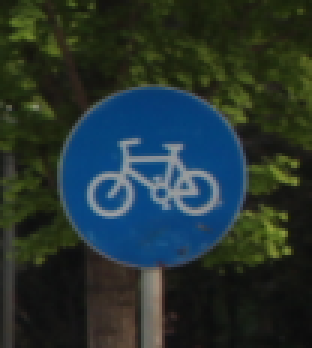
#> input picture data/traffic_Data/DATA/Bicycles crossing/030_0060.png, 104 x 116 px (shown 3 times larger); its folder holds only this picture in this run
$ jupyter execute --allow-errors extraccion_caracteristicas.ipynb
#> lines starting #> are read from the running program, lines starting #| are printed output that depends on the picture
### src/image_classifier.py
import cv2
import json
import numpy as np
import sys
import time
from tqdm import tqdm  # Progress bar
from typing import List, Tuple

from bow import BoW
from dataset import Dataset
from results import Results


class ImageClassifier:
    """Class to classify images using a support vector machine (SVM) against a bag-of-words dictionary.

    Examples:
        1. Training and evaluating the classifier. Optionally, save the model.
            classifier = ImageClassifier(bow)
            classifier.train(training_set)
            classifier.predict(validation_set)
            classifier.save(filename)

        2. Loading a trained classifier to evaluate against a previously unseen test set.
            classifier = ImageClassifier(bow)
            classifier.load(filename)
            classifier.predict(test_set)

    """

    def __init__(self, bow: BoW, matcher_type: str = "FLANN"):
        """Bag-of-words initializer.

        Args:
            bow: Trained BoW object.
            matcher_type: Feature matcher { Brute-Force, FLANN }

        """
        self._labels = dict()
        self._bow = bow
        self._matcher = None
        self._classifier = None

        # Initialize dictionary from the BoW object
        self._initialize_feature_matcher(matcher_type)
        self._dictionary = cv2.BOWImgDescriptorExtractor(
            bow.feature_extractor, self._matcher
        )
        self._dictionary.setVocabulary(bow.vocabulary)

    def train(
        self, training_set: List[str], iterations: int = 100, epsilon: float = 1e-6
    ):
        """Trains a SVM to classify a set of images.

        Args:
            training_set: Paths to the training images.
            iterations: Maximum number of iterations for the SVM.
            epsilon: Stop training if an accuracy of epsilon is reached.

        """
        print("\n\nTRAINING CLASSIFIER")

        # Extract BoW features from the training set
        train_desc = []
        train_labels = []
        i = 0

        print("\nExtracting features...")
        time.sleep(0.1)  # Prevents a race condition between tqdm and print statements.

        for path in tqdm(training_set, unit="image", file=sys.stdout):
            try:
                train_desc.extend(self._extract_bow_features(path))
                label = Dataset.get_label(path)

                # Convert text labels to indices starting from 0
                if label not in self._labels:
                    self._labels[label] = i
                    i += 1

                train_labels.append(self._labels[label])
            except:
                print(f"WARN: Issue Loading one label from {path}")
        # Train the classifier
        time.sleep(0.1)  # Prevents a race condition between tqdm and print statements.
        print("\nTraining SVM...")

        self._classifier = cv2.ml.SVM_create()
        self._classifier.setTermCriteria(
            (cv2.TERM_CRITERIA_MAX_ITER | cv2.TERM_CRITERIA_EPS, iterations, epsilon)
        )
        self._classifier.setType(cv2.ml.SVM_C_SVC)  # C-Support Vector Classification

        # Kernel type
        # - Linear: cv2.ml.SVM_LINEAR
        # - Polynomial: cv2.ml.SVM_POLY
        # - Radial basis function: cv2.ml.SVM_RBF
        # - Sigmoid: cv2.ml.SVM_SIGMOID
        # - Exponential Chi2: cv2.ml.SVM_CHI2
        # - Histogram intersection: cv2.ml.SVM_INTER
        self._classifier.setKernel(cv2.ml.SVM_LINEAR)

        # Train an SVM with optimal parameters
        self._classifier.trainAuto(
            np.array(train_desc, np.float32),
            cv2.ml.ROW_SAMPLE,
            np.array(train_labels, np.int32),
        )

    def predict(
        self, dataset: List[str], dataset_name: str = "", save: bool = True
    ) -> Tuple[float, np.ndarray, List[Tuple[str, str, str]]]:
        """Evaluates a new set of images using the trained classifier.

        Args:
            dataset: Paths to the test images.
            dataset_name: Dataset descriptive name.
            save: Save results to an Excel file.

        Returns:
            Classification accuracy.
            Confusion matrix.
            Detailed per image classification results.

        """
        # Extract features
        test_desc = []
        test_labels = []

        for path in dataset:
            descriptors = self._extract_bow_features(path)

            if descriptors is not None:
                test_desc.extend(descriptors)
                test_labels.append(self._labels.get(Dataset.get_label(path)))

        # Predict categories
        predicted_labels = (
            (self._classifier.predict(np.array(test_desc, np.float32))[1])
            .ravel()
            .tolist()
        )
        predicted_labels = [int(label) for label in predicted_labels]

        # Format results and compute classification statistics
        results = Results(self._labels, dataset_name=dataset_name)
        accuracy, confusion_matrix, classification = results.compute(
            dataset, test_labels, predicted_labels
        )
        results.print(accuracy, confusion_matrix)

        if save:
            results.save(confusion_matrix, classification)

        return accuracy, confusion_matrix, classification

    def load(self, filename: str):
        """Loads a trained SVM model and the corresponding category labels.

        Args:
           filename: Relative path to the file up to the trailing underscore. Do not include the extension either.

        """
        # Load model
        self._classifier = cv2.ml.SVM_load(filename + "_model.xml")

        # Load labels
        with open(filename + "_labels.json") as f:
            self._labels = json.load(f)

    def save(self, filename: str):
        """Saves the model to an .xml file and the category labels to a .json file.

        Args:
           filename: Relative path to the file without the extension.

        """
        # Save model
        self._classifier.save(filename + "_model.xml")

        # Save labels
        with open(filename + "_labels.json", "w", encoding="utf-8") as f:
            json.dump(self._labels, f, ensure_ascii=False, indent=4, sort_keys=True)

    def _initialize_feature_matcher(self, matcher_type: str):
        """Initializes the feature matcher.

        Args:
            matcher_type: Feature matcher { Brute-Force, FLANN }.

        Raises:
            ValueError: If the matcher type is not known.

        """
        if matcher_type == "Brute-Force":
            self._matcher = cv2.BFMatcher(cv2.NORM_L2)
        elif matcher_type == "FLANN":  # Fast Library for Approximate Nearest Neighbors
            index_params = dict(algorithm=0, trees=5)
            search_params = dict(checks=50)
            self._matcher = cv2.FlannBasedMatcher(index_params, search_params)
        else:
            raise ValueError(
                "Matcher type not supported. Possible values are 'Brute-Force' and 'FLANN'."
            )

    def _extract_bow_features(self, image_path: str) -> np.ndarray:
        """Extract features using a BoW dictionary.

        Args:
            image_path: Path to the image.

        Returns:
            BoW feature (normalized histogram).

        """
        image = cv2.imread(image_path, cv2.IMREAD_GRAYSCALE)
        return self._dictionary.compute(
            image, self._bow.feature_extractor.detect(image)
        )

### src/classifying/utils/results.py
import numpy as np
import os
import pandas as pd
from typing import Dict, List, Tuple


class Results:
    """Class to compute classification results."""

    def __init__(self, labels: Dict[str, int], dataset_name: str = ""):
        """Results initializer.

        Args:
            labels: Dictionary relating textual and numeric labels.
            dataset_name: Name of the dataset. Used to identify the results when printed and saved.

        """
        self._labels = labels
        self._dataset_name = dataset_name

    def compute(
        self, dataset: List[str], true_labels: List[int], predicted_labels: List[int]
    ) -> Tuple[float, np.ndarray, List[Tuple[str, str, str]]]:
        """Builds a confusion matrix and computes the classification accuracy.

        Args:
            dataset: Paths to the test images.
            true_labels: Real categories.
            predicted_labels: Predicted categories.

        Returns:
            Classification accuracy.
            Confusion matrix.
            Detailed per image classification results.

        """
        category_count = len(self._labels)
        confusion_matrix = np.zeros((category_count, category_count))
        classification = []

        # Build an inverse lookup dictionary to retrieve label descriptions from indices
        descriptions = {v: k for k, v in self._labels.items()}

        # Format classification results and compute the confusion matrix
        for image, true, predicted in zip(dataset, true_labels, predicted_labels):
            classification.append(
                (os.path.basename(image), descriptions[true], descriptions[predicted])
            )
            confusion_matrix[true, predicted] += 1

        accuracy = np.trace(confusion_matrix) / np.sum(confusion_matrix)

        return accuracy, confusion_matrix, classification

    def print(self, accuracy: float, confusion_matrix: np.ndarray):
        """Prints a formatted confusion matrix in the console and the classification accuracy achieved.

        Args:
            confusion_matrix: Confusion matrix.
            accuracy: Classification accuracy.

        """
        # Increase output console line width for Pandas dataframes and NumPy arrays.
        line_width = 400
        pd.set_option("display.max_columns", 15)
        pd.set_option("display.width", line_width)
        np.set_printoptions(linewidth=line_width)

        # Prepare confusion matrix
        labels = [
            key for key, value in sorted(self._labels.items(), key=lambda x: x[1])
        ]
        confusion_df = pd.DataFrame(confusion_matrix, columns=labels, index=labels)
        confusion_df.columns.name = "KNOWN/PREDICTED"

        if self._dataset_name:
            print(
                "\n\nCLASSIFICATION RESULTS (", self._dataset_name.upper(), ")", sep=""
            )
        else:
            print("\n\nCLASSIFICATION RESULTS")

        print("\nConfusion matrix\n")
        print(confusion_df)
        print("\nAccuracy: ", accuracy)

    def save(
        self, confusion_matrix: np.ndarray, classification: List[Tuple[str, str, str]]
    ):
        """Save results to an Excel file.

        Every argument is stored in its own sheet.

        Args:
            confusion_matrix: Confusion matrix.
            classification: Detailed per image classification results.

        """
        # Format confusion matrix
        labels = [
            key for key, value in sorted(self._labels.items(), key=lambda x: x[1])
        ]
        confusion_df = pd.DataFrame(confusion_matrix, columns=labels, index=labels)

        # Format classification results
        classification_df = pd.DataFrame(
            classification, columns=("Image", "Known", "Predicted")
        )

        # Write to Excel
        workbook = (
            self._dataset_name.lower().replace(" ", "_") + "_"
            if self._dataset_name
            else ""
        )
        workbook += "results.xlsx"

        with pd.ExcelWriter(workbook) as writer:
            confusion_df.to_excel(
                writer, sheet_name="Confusion matrix", index_label="KNOWN/PREDICTED"
            )
            classification_df.to_excel(
                writer, sheet_name="Classification results", index=False
            )

### src/bow.py
import cv2
import numpy as np
import pickle
import sys
import time
from tqdm import tqdm  # Progress bar
from typing import List


class BoW:
    """Class to build a bag-of-words (bag-of-features) for image classification.

    Examples:
        1. Building a new vocabulary. Optionally save it for future use.
            bow = BoW()
            bow.build_vocabulary(training_set, vocabulary_size=500)
            bow.save_vocabulary(filename)

        2. Loading a previously built vocabulary
            bow = BoW()
            bow.load_vocabulary(filename)

    """

    def __init__(self):
        """Bag-of-words initializer."""
        self._feature_type = ""
        self._feature_extractor = None
        self._vocabulary = []

    @property
    def feature_extractor(self):
        """Return the feature extractor object."""
        return self._feature_extractor

    @property
    def vocabulary(self):
        """Return the vocabulary."""
        return self._vocabulary

    # [43 lines left out: function build_vocabulary, not called in this run]

    def load_vocabulary(self, filename: str):
        """Loads a pre-trained vocabulary from a .pickle file.

        Args:
            filename: Relative path to the file without the extension.

        """
        with open(filename + ".pickle", "rb") as f:
            feature_type, self._vocabulary = pickle.load(f)

        self._initialize_feature_extractor(feature_type)

    # [9 lines left out: function save_vocabulary, not called in this run]

    def _initialize_feature_extractor(self, feature_type: str):
        """Initializes the feature extractor.

        Args:
            feature_type: Feature extractor { SIFT, KAZE }.

        Raises:
            ValueError: If the feature type is not known.

        """
        if feature_type == "SIFT":
            self._feature_extractor = cv2.SIFT_create()
        elif feature_type == "KAZE":
            self._feature_extractor = cv2.KAZE_create()
        else:
            raise ValueError("Feature type not supported. Possible values are 'SIFT' and 'KAZE'.")

        self._feature_type = feature_type

### src/classifying/utils/dataset.py
import glob
import os
from sklearn.model_selection import train_test_split
from typing import List, Tuple


class Dataset:
    """Class to handle image datasets organized in folders according to their category.

    Examples:
        1. Load a dataset and split it into training (70%) and validation (30%) sets.
            training_set = Dataset.load('../dataset/training', '*.jpg')
            training_set, validation_set = Dataset.split(training_set, 0.7)

    """

    @staticmethod
    def load(directory: str, file_extension: str) -> List[str]:
        """Reads the paths of a set of images organized in folders according to their category.

        Args:
            directory: Relative path to the root folder (e.g., '../dataset').
            file_extension: File extension (e.g., '*.jpg').

        Returns:
            List of full p aths to every file with the specified extension (e.g., '../dataset/label/image.jpg').

        """
        return sorted(glob.glob(directory + "/**/*" + file_extension, recursive=True))

    @staticmethod
    def get_label(path: str) -> str:
        """Returns the category of a given image described by its path.

        Args:
            path: Full path to an image, including the filename and the extension (e.g., '../dataset/label/image.jpg').

        Returns:
            Image category (e.g. label).

        """
        return os.path.basename(os.path.dirname(path))

    # [22 lines left out: function split, not called in this run]

### src/extraccion_caracteristicas.ipynb
## Importación Librerias

[cell 1]
import os
import cv2
import imageio
import numpy as np
import pandas as pd
from typing import List
from utils import non_max_suppression, get_hsv_color_ranges

[cell 2]
import cv2
import numpy as np
import matplotlib.pyplot as plt
from utils import *
from bow import BoW
from dataset import Dataset
from image_classifier import ImageClassifier
import time
from tqdm import tqdm
import sys
import pickle

## Carga del dataset

[cell 3]
import kagglehub

# Download latest version
#> (the rest of this cell did not finish here and is left out)

[cell 4]
import shutil
num_to_label = pd.read_csv("../data/labels.csv", index_col="ClassId").to_dict()["Name"]
#> (reads src/data/labels.csv from the repository)
num_to_label = {str(k): v for k,v in num_to_label.items()}
num_to_label = {str(k): v.replace('/', '') for k, v in num_to_label.items()}
print(num_to_label)

[cell 5]
train_data_dir = "../data/traffic_Data/DATA/"
for dir in os.listdir(train_data_dir):
    if dir in num_to_label.keys():
        dir_path = os.path.join(train_data_dir, dir)
        new_dir_path = os.path.join(train_data_dir, num_to_label[dir])
        print(f"Renaming {dir_path} to {new_dir_path}")
        if os.path.exists(dir_path):
            if os.path.exists(new_dir_path):
                shutil.move(dir_path, new_dir_path)
            else:
                os.renames(dir_path, new_dir_path)
        else:
            print(f"Path {dir_path} does not exist")
#> pass 2 of the loop `for dir in os.listdir(train_data_dir):`:

test_data_dir = "../data/traffic_Data/TEST/"

#> (the rest of this cell did not finish here and is left out)

[cell 6]
# for dir in os.listdir(train_data_dir):
#     print(dir, ":",len(os.listdir(os.path.join(train_data_dir, dir))))

[cell 7]
# Cargar conjuntos de datos
training_set = Dataset.load("../data/traffic_Data/DATA", "*png")
validation_set = Dataset.load("../data/traffic_Data/TEST", "*png")

print(training_set[0])
#> (the rest of this cell did not finish here and is left out)

[cell 8]
# Crear el extractor de características SIFT
feature_extractor = cv2.SIFT_create()

# Extraer descriptores
print("\nComputing SIFT descriptors...")
time.sleep(0.1)  # Previene problemas de concurrencia entre tqdm y print

descriptors = []  # Lista para almacenar descriptores
for path in tqdm(training_set, unit="image", file=sys.stdout):
    # Cargar la imagen en escala de grises
    image = cv2.imread(path, cv2.IMREAD_GRAYSCALE)
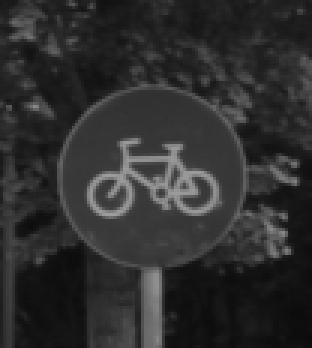
#> image: shape (116, 104) (shown 3 times larger); min 11, max 157, mean 46.4
    try:
        # Detectar y describir características SIFT
        keypoints, descriptor = feature_extractor.detectAndCompute(image, None)
#> keypoints = 117 keypoints; strongest (x, y, size): (51, 94, 5.4), (98, 60, 1.9), (54, 64, 2), (58, 49, 2.6)
        if descriptor is not None:
            descriptors.append(descriptor)
        else:
            print(f"Advertencia: No se encontraron descriptores en {path}")
    except Exception as e:
        print(f"Error procesando {path}: {e}")
#> pass 2 of the loop `for path in tqdm(training_set, unit="image", file=sys.stdout):`:
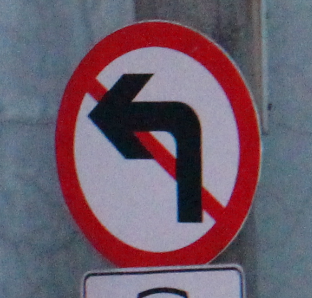
#> input picture data/traffic_Data/DATA/Dont Go Left/011_0004.png, 312 x 298 px
#> `image = cv2.imread(path, cv2.IMREAD_GRAYSCALE)`:
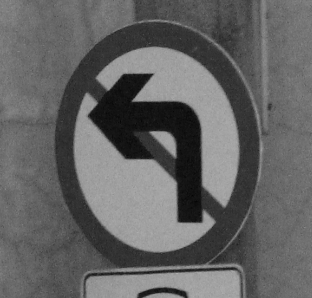
#> image: shape (298, 312); min 4, max 173, mean 99.8
#> keypoints = 173 keypoints; strongest (x, y, size): (166, 140, 12.6), (191, 202, 22.3), (108, 77, 14), (219, 177, 24.8)
print(f"Número de descriptores extraídos: {len(descriptors)}")
#| Número de descriptores extraídos: 2


# Define constants
vocabulary_size = 200
iterations = 20
termination_criteria = (cv2.TERM_CRITERIA_MAX_ITER | cv2.TERM_CRITERIA_EPS, iterations, 1e-6)

# Initialize BOWKMeansTrainer
words = cv2.BOWKMeansTrainer(vocabulary_size, termination_criteria)

# Add descriptors to the trainer
for desc in tqdm(descriptors, desc="Adding descriptors"):
    words.add(desc)
#> this loop made 2 passes

time.sleep(0.1)  # Prevent tqdm printing issues
print("\nClustering descriptors into", vocabulary_size, "words using K-means...")

# Perform k-means clustering to build the vocabulary
vocabulary = words.cluster()
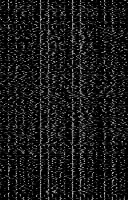
#> vocabulary: shape (200, 128) float32; min 0, max 199.5, mean 25.3
print(f"Vocab: {vocabulary}")
#> (printed output is left out)
filename=  "vocabulary.pickle"
# TODO: Open the file from above in the write and binay mode
with open(filename,"wb") as f:
    pickle.dump(["SIFT", vocabulary], f, pickle.HIGHEST_PROTOCOL)

try:
    with open("vocabulary.pickle", "rb") as f:
        data = pickle.load(f)
        print(f"Data from vocab.pickle: {data}")
except Exception as e:
    print(f"Error al cargar el archivo: {e}")

[cell 9]
# Load vocabulary into BoW
bow = BoW()
bow.load_vocabulary(filename.strip(".pickle"))

# Train the image classifier
image_classifier = ImageClassifier(bow)
print(f"Image classifier: {image_classifier}")
image_classifier.train(training_set, iterations)
#> pass 2 of the loop in train, `for path in tqdm(training_set, unit="image", file=sys.stdout):`:

# Save the trained classifier
classifier = "classifier"
image_classifier.save(classifier)

print("Vocabulary and classifier successfully built and saved.")


print("Empezando el train: ")

bow = BoW()
# TODO: Especify the args for the loading method
bow.load_vocabulary(filename.strip(".pickle"))

image_classifier = ImageClassifier(bow)
# TODO: Especify the args for the loading method
image_classifier.load(classifier)
# TODO: Especify the args for the loading method
image_classifier.predict(training_set)
#> pass 2 of the loop in predict, `for path in dataset:`:
#> in predict, `predicted_labels = ( (self._classifier.predict(np.array(test_desc, np...`: predicted_labels = [0, 1]
#> the loop in compute, `for image, true, predicted in zip(dataset, true_labels, predicted_labe..` made 2 passes
#> (true, predicted) on passes 1 to 2: (0, 0), (1, 1)
#> after the loop in compute, `for image, true, predicted in zip(dataset, true_labels, predicted_labe..`: classification = [('030_0060.png', 'Bicycles crossing', 'Bicycles crossing'), ('011_0004.png', 'Dont Go Left', 'Dont Go Left')]; confusion_matrix = [[1, 0], [0, 1]]
#> in compute, `accuracy = np.trace(confusion_matrix) / np.sum(confusion_matrix)`: accuracy = 1
#> in predict, `accuracy, confusion_matrix, classification = results.compute( dataset,..`: confusion_matrix = [[1, 0], [0, 1]]
#> in print, `confusion_df = pd.DataFrame(confusion_matrix, columns=labels, index=la..`: confusion_df = table of 2 rows and 2 columns
#| KNOWN/PREDICTED    Bicycles crossing  Dont Go Left
#| Bicycles crossing                1.0           0.0
#| Dont Go Left                     0.0           1.0
#| Accuracy:  1.0
#> in save, `classification_df = pd.DataFrame( classification, columns=("Image", "K..`: classification_df = table of 2 rows and 3 columns

[cell 10]
print("Empezando el test: ")
bow = BoW()
# TODO: Especify the args for the loading method
bow.load_vocabulary(filename.strip(".pickle"))

image_classifier = ImageClassifier(bow)
# TODO: Especify the args for the loading method
image_classifier.load(classifier)
# TODO: Especify the args for the loading method
#> (the rest of this cell did not finish here and is left out)
